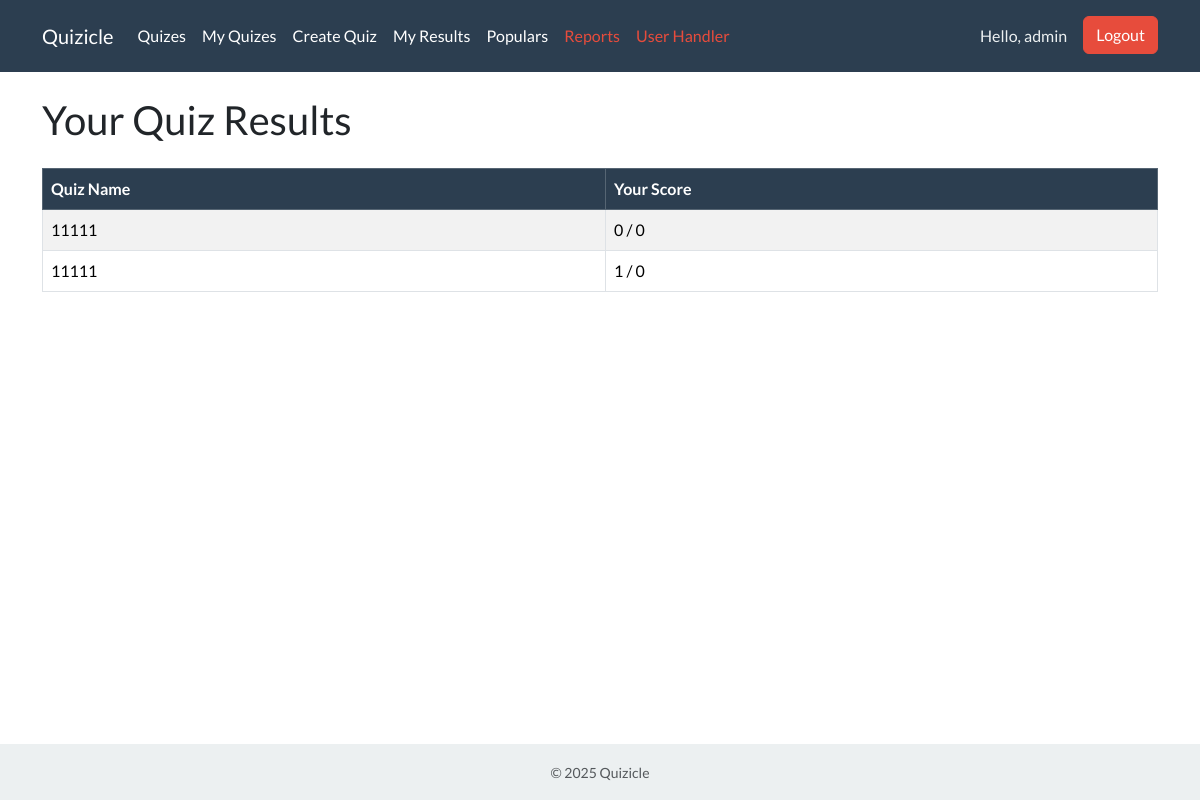
Before: /my-results/ (signed in) with the older database file.
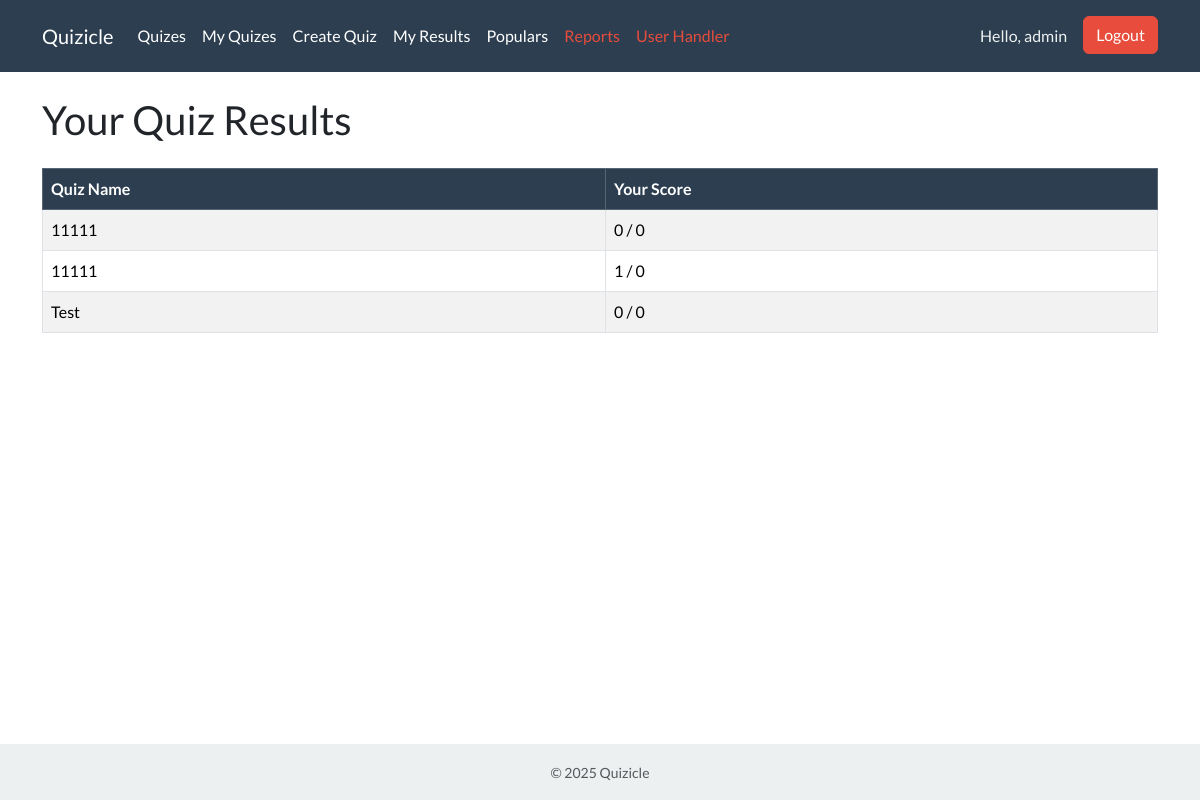
After: the same page with the newer database file.
### projectname/models.py (models this page shows, shortened)
class Results(models.Model):
    quiz = models.ForeignKey(Quiz, on_delete=models.CASCADE, related_name="results")
    user = models.CharField(max_length=150)
    result = models.IntegerField()
    class Meta:
        app_label = 'projectname'

class Quiz(models.Model):
    quiz_name = models.CharField(max_length=150)
    description = models.TextField(default="Complete the quiz—get results")
    quiz_maximum_points = models.IntegerField(default=0, editable=False)  # Auto-calculated
    question_count = models.IntegerField(default=0, editable=False)  # Auto-calculated
    creator = models.ForeignKey(User, on_delete=models.CASCADE, related_name='questions_created')
    class Meta:
        app_label = 'projectname'
        ordering = ['-id']

### projectname/views.py (the view)
# urls.py: path('my-results/', UserResultsView.as_view(), name='user_results'),
class UserResultsView(ListView):
    model = Results
    template_name = 'user_results.html'
    context_object_name = 'results'
    def get_queryset(self):
        return Results.objects.filter(user=self.request.user.username).select_related('quiz')

### templates/user_results.html (shortened to what this page needs)
{% extends 'base.html' %}
{% block content %}
<h2 class="mb-4">Your Quiz Results</h2>
{% if user.is_authenticated %}
    {% if results %}
        <table class="table table-bordered table-striped">
            <thead class="table-primary">
                <tr>
                    <th>Quiz Name</th>
                    <th>Your Score</th>
                </tr>
            </thead>
            <tbody>
                {% for result in results %}
                <tr>
                    <td>{{ result.quiz.quiz_name }}</td>
                    <td>{{ result.result }} / {{ result.quiz.quiz_maximum_points }}</td>
                </tr>
                {% endfor %}
            </tbody>
        </table>
    {% else %}
        <div class="alert alert-info">You haven’t completed any quizzes yet.</div>
    {% endif %}
{% else %}
    <div class="alert alert-warning">
        Log in to your account to see your quiz results.
        <a href="{% url 'login' %}" class="btn btn-primary btn-sm ms-3">Login</a>
    </div>
{% endif %}
{% endblock %}

Changed rows visible on the page:
added Results: quiz.quiz_name "Test", result "0", quiz.quiz_maximum_points "0"
